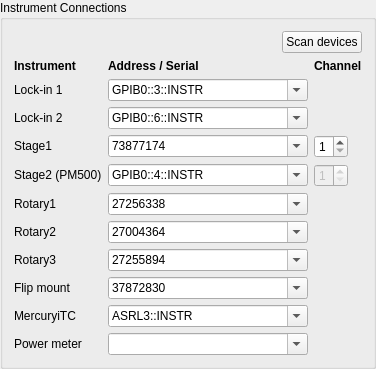
             <widget class="QGroupBox" name="connGroup">
              <property name="sizePolicy">
               <sizepolicy hsizetype="Preferred" vsizetype="Maximum">
                <horstretch>0</horstretch>
                <verstretch>0</verstretch>
               </sizepolicy>
              </property>
              <property name="title">
               <string>Instrument Connections</string>
              </property>
              <layout class="QGridLayout" name="connGrid" columnstretch="0,1,0">
               <item row="0" column="0" colspan="3" alignment="Qt::AlignmentFlag::AlignRight">
                <widget class="QPushButton" name="scanDevices">
                 <property name="sizePolicy">
                  <sizepolicy hsizetype="Fixed" vsizetype="Fixed">
                   <horstretch>0</horstretch>
                   <verstretch>0</verstretch>
                  </sizepolicy>
                 </property>
                 <property name="toolTip">
                  <string>&lt;html&gt;&lt;head/&gt;&lt;body&gt;&lt;p&gt;&lt;span style=" font-weight:700;"&gt;Scan devices&lt;/span&gt;&lt;/p&gt;&lt;p&gt;Lists the VISA resources (GPIB / serial / USB) and the Thorlabs Kinesis serial numbers currently visible to this PC, plus the Mercury iTC Ethernet address (TCPIP0::192.168.50.100::7020::SOCKET, or a SOCKET address already entered) when its port answers, and offers them in the drop-down lists. The values already entered are kept.&lt;/p&gt;&lt;/body&gt;&lt;/html&gt;</string>
                 </property>
                 <property name="text">
                  <string>Scan devices</string>
                 </property>
                </widget>
               </item>
               <item row="1" column="0">
                <widget class="QLabel" name="connHead_0">
                 <property name="sizePolicy">
                  <sizepolicy hsizetype="Preferred" vsizetype="Fixed">
                   <horstretch>0</horstretch>
                   <verstretch>0</verstretch>
                  </sizepolicy>
                 </property>
                 <property name="font">
                  <font>
                   <bold>true</bold>
                  </font>
                 </property>
                 <property name="text">
                  <string>Instrument</string>
                 </property>
                 <property name="mytype" stdset="0">
                  <string>label</string>
                 </property>
                </widget>
               </item>
               <item row="1" column="1">
                <widget class="QLabel" name="connHead_1">
                 <property name="sizePolicy">
                  <sizepolicy hsizetype="Preferred" vsizetype="Fixed">
                   <horstretch>0</horstretch>
                   <verstretch>0</verstretch>
                  </sizepolicy>
                 </property>
                 <property name="font">
                  <font>
                   <bold>true</bold>
                  </font>
                 </property>
                 <property name="text">
                  <string>Address / Serial</string>
                 </property>
                 <property name="mytype" stdset="0">
                  <string>label</string>
                 </property>
                </widget>
               </item>
               <item row="1" column="2">
                <widget class="QLabel" name="connHead_2">
                 <property name="sizePolicy">
                  <sizepolicy hsizetype="Preferred" vsizetype="Fixed">
                   <horstretch>0</horstretch>
                   <verstretch>0</verstretch>
                  </sizepolicy>
                 </property>
                 <property name="font">
                  <font>
                   <bold>true</bold>
                  </font>
                 </property>
                 <property name="text">
                  <string>Channel</string>
                 </property>
                 <property name="mytype" stdset="0">
                  <string>label</string>
                 </property>
                </widget>
               </item>
               <item row="2" column="0">
                <widget class="QLabel" name="connLabel_Lockin1">
                 <property name="sizePolicy">
                  <sizepolicy hsizetype="Preferred" vsizetype="Fixed">
                   <horstretch>0</horstretch>
                   <verstretch>0</verstretch>
                  </sizepolicy>
                 </property>
                 <property name="text">
                  <string>Lock-in 1</string>
                 </property>
                 <property name="mytype" stdset="0">
                  <string>label</string>
                 </property>
                </widget>
               </item>
               <item row="2" column="1">
                <widget class="QComboBox" name="Lockin1_res">
                 <property name="sizePolicy">
                  <sizepolicy hsizetype="Expanding" vsizetype="Fixed">
                   <horstretch>0</horstretch>
                   <verstretch>0</verstretch>
                  </sizepolicy>
                 </property>
                 <property name="minimumSize">
                  <size>
                   <width>200</width>
                   <height>0</height>
                  </size>
                 </property>
                 <property name="toolTip">
                  <string>VISA resource of Lock-in 1 (SR830), e.g. GPIB0::2::INSTR. Pick from the list after Scan devices, or type it in.</string>
                 </property>
                 <property name="editable">
                  <bool>true</bool>
                 </property>
                 <item><property name="text"><string>GPIB0::3::INSTR</string></property></item></widget>
               </item>
               <item row="3" column="0">
                <widget class="QLabel" name="connLabel_Lockin2">
                 <property name="sizePolicy">
                  <sizepolicy hsizetype="Preferred" vsizetype="Fixed">
                   <horstretch>0</horstretch>
                   <verstretch>0</verstretch>
                  </sizepolicy>
                 </property>
                 <property name="text">
                  <string>Lock-in 2</string>
                 </property>
                 <property name="mytype" stdset="0">
                  <string>label</string>
                 </property>
                </widget>
               </item>
               <item row="3" column="1">
                <widget class="QComboBox" name="Lockin2_res">
                 <property name="sizePolicy">
                  <sizepolicy hsizetype="Expanding" vsizetype="Fixed">
                   <horstretch>0</horstretch>
                   <verstretch>0</verstretch>
                  </sizepolicy>
                 </property>
                 <property name="minimumSize">
                  <size>
                   <width>200</width>
                   <height>0</height>
                  </size>
                 </property>
                 <property name="toolTip">
                  <string>VISA resource of Lock-in 2 (SR830), e.g. GPIB0::3::INSTR. Pick from the list after Scan devices, or type it in.</string>
                 </property>
                 <property name="editable">
                  <bool>true</bool>
                 </property>
                 <item><property name="text"><string>GPIB0::6::INSTR</string></property></item></widget>
               </item>
               <item row="4" column="0">
                <widget class="QLabel" name="connLabel_Stage1">
                 <property name="sizePolicy">
                  <sizepolicy hsizetype="Preferred" vsizetype="Fixed">
                   <horstretch>0</horstretch>
                   <verstretch>0</verstretch>
                  </sizepolicy>
                 </property>
                 <property name="text">
                  <string>Stage1</string>
                 </property>
                 <property name="mytype" stdset="0">
                  <string>label</string>
                 </property>
                </widget>
               </item>
               <item row="4" column="1">
                <widget class="QComboBox" name="Stage1_res">
                 <property name="sizePolicy">
                  <sizepolicy hsizetype="Expanding" vsizetype="Fixed">
                   <horstretch>0</horstretch>
                   <verstretch>0</verstretch>
                  </sizepolicy>
                 </property>
                 <property name="minimumSize">
                  <size>
                   <width>200</width>
                   <height>0</height>
                  </size>
                 </property>
                 <property name="toolTip">
                  <string>Kinesis serial number of the Stage1 controller. Pick from the list after Scan devices, or type it in.</string>
                 </property>
                 <property name="editable">
                  <bool>true</bool>
                 </property>
                 <item><property name="text"><string>73877174</string></property></item></widget>
               </item>
               <item row="4" column="2">
                <widget class="QSpinBox" name="Stage1_ch">
                 <property name="sizePolicy">
                  <sizepolicy hsizetype="Fixed" vsizetype="Fixed">
                   <horstretch>0</horstretch>
                   <verstretch>0</verstretch>
                  </sizepolicy>
                 </property>
                 <property name="toolTip">
                  <string>Controller channel of this axis.</string>
                 </property>
                 <property name="minimum">
                  <number>1</number>
                 </property>
                 <property name="maximum">
                  <number>4</number>
                 </property>
                 <property name="value">
                  <number>1</number>
                 </property>
                </widget>
               </item>
               <item row="5" column="0">
                <widget class="QLabel" name="connLabel_Stage2">
                 <property name="sizePolicy">
                  <sizepolicy hsizetype="Preferred" vsizetype="Fixed">
                   <horstretch>0</horstretch>
                   <verstretch>0</verstretch>
                  </sizepolicy>
                 </property>
                 <property name="text">
                  <string>Stage2 (PM500)</string>
                 </property>
                 <property name="mytype" stdset="0">
                  <string>label</string>
                 </property>
                </widget>
               </item>
               <item row="5" column="1">
                <widget class="QComboBox" name="Stage2_res">
                 <property name="sizePolicy">
                  <sizepolicy hsizetype="Expanding" vsizetype="Fixed">
                   <horstretch>0</horstretch>
                   <verstretch>0</verstretch>
                  </sizepolicy>
                 </property>
                 <property name="minimumSize">
                  <size>
                   <width>200</width>
                   <height>0</height>
                  </size>
                 </property>
                 <property name="toolTip">
                  <string>VISA resource of the Newport PM500 controller that drives Stage2, e.g. GPIB0::4::INSTR. Pick from the list after Scan devices, or type it in.</string>
                 </property>
                 <property name="editable">
                  <bool>true</bool>
                 </property>
                 <item><property name="text"><string>GPIB0::4::INSTR</string></property></item></widget>
               </item>
               <item row="5" column="2">
                <widget class="QSpinBox" name="Stage2_ch">
                 <property name="sizePolicy">
                  <sizepolicy hsizetype="Fixed" vsizetype="Fixed">
                   <horstretch>0</horstretch>
                   <verstretch>0</verstretch>
                  </sizepolicy>
                 </property>
                 <property name="toolTip">
                  <string>Not used: the PM500 is addressed by its VISA resource only.</string>
                 </property>
                 <property name="minimum">
                  <number>1</number>
                 </property>
                 <property name="maximum">
                  <number>4</number>
                 </property>
                 <property name="value">
                  <number>1</number>
                 </property>
                <property name="enabled"><bool>false</bool></property></widget>
               </item>
               <item row="6" column="0">
                <widget class="QLabel" name="connLabel_Rot1">
                 <property name="sizePolicy">
                  <sizepolicy hsizetype="Preferred" vsizetype="Fixed">
                   <horstretch>0</horstretch>
                   <verstretch>0</verstretch>
                  </sizepolicy>
                 </property>
                 <property name="text">
                  <string>Rotary1</string>
                 </property>
                 <property name="mytype" stdset="0">
                  <string>label</string>
                 </property>
                </widget>
               </item>
               <item row="6" column="1">
                <widget class="QComboBox" name="Rot1_res">
                 <property name="sizePolicy">
                  <sizepolicy hsizetype="Expanding" vsizetype="Fixed">
                   <horstretch>0</horstretch>
                   <verstretch>0</verstretch>
                  </sizepolicy>
                 </property>
                 <property name="minimumSize">
                  <size>
                   <width>200</width>
                   <height>0</height>
                  </size>
                 </property>
                 <property name="toolTip">
                  <string>Kinesis serial number of the Rotary1 controller. Pick from the list after Scan devices, or type it in.</string>
                 </property>
                 <property name="editable">
                  <bool>true</bool>
                 </property>
                 <item><property name="text"><string>27256338</string></property></item></widget>
               </item>
               <item row="7" column="0">
                <widget class="QLabel" name="connLabel_Rot2">
                 <property name="sizePolicy">
                  <sizepolicy hsizetype="Preferred" vsizetype="Fixed">
                   <horstretch>0</horstretch>
                   <verstretch>0</verstretch>
                  </sizepolicy>
                 </property>
                 <property name="text">
                  <string>Rotary2</string>
                 </property>
                 <property name="mytype" stdset="0">
                  <string>label</string>
                 </property>
                </widget>
               </item>
               <item row="7" column="1">
                <widget class="QComboBox" name="Rot2_res">
                 <property name="sizePolicy">
                  <sizepolicy hsizetype="Expanding" vsizetype="Fixed">
                   <horstretch>0</horstretch>
                   <verstretch>0</verstretch>
                  </sizepolicy>
                 </property>
                 <property name="minimumSize">
                  <size>
                   <width>200</width>
                   <height>0</height>
                  </size>
                 </property>
                 <property name="toolTip">
                  <string>Kinesis serial number of the Rotary2 controller. Pick from the list after Scan devices, or type it in.</string>
                 </property>
                 <property name="editable">
                  <bool>true</bool>
                 </property>
                 <item><property name="text"><string>27004364</string></property></item></widget>
               </item>
               <item row="8" column="0">
                <widget class="QLabel" name="connLabel_Rot3">
                 <property name="sizePolicy">
                  <sizepolicy hsizetype="Preferred" vsizetype="Fixed">
                   <horstretch>0</horstretch>
                   <verstretch>0</verstretch>
                  </sizepolicy>
                 </property>
                 <property name="text">
                  <string>Rotary3</string>
                 </property>
                 <property name="mytype" stdset="0">
                  <string>label</string>
                 </property>
                </widget>
               </item>
               <item row="8" column="1">
                <widget class="QComboBox" name="Rot3_res">
                 <property name="sizePolicy">
                  <sizepolicy hsizetype="Expanding" vsizetype="Fixed">
                   <horstretch>0</horstretch>
                   <verstretch>0</verstretch>
                  </sizepolicy>
                 </property>
                 <property name="minimumSize">
                  <size>
                   <width>200</width>
                   <height>0</height>
                  </size>
                 </property>
                 <property name="toolTip">
                  <string>Kinesis serial number of the Rotary3 controller. Pick from the list after Scan devices, or type it in.</string>
                 </property>
                 <property name="editable">
                  <bool>true</bool>
                 </property>
                 <item><property name="text"><string>27255894</string></property></item></widget>
               </item>
               <item row="9" column="0">
                <widget class="QLabel" name="connLabel_FM">
                 <property name="sizePolicy">
                  <sizepolicy hsizetype="Preferred" vsizetype="Fixed">
                   <horstretch>0</horstretch>
                   <verstretch>0</verstretch>
                  </sizepolicy>
                 </property>
                 <property name="text">
                  <string>Flip mount</string>
                 </property>
                 <property name="mytype" stdset="0">
                  <string>label</string>
                 </property>
                </widget>
               </item>
               <item row="9" column="1">
                <widget class="QComboBox" name="FM_res">
                 <property name="sizePolicy">
                  <sizepolicy hsizetype="Expanding" vsizetype="Fixed">
                   <horstretch>0</horstretch>
                   <verstretch>0</verstretch>
                  </sizepolicy>
                 </property>
                 <property name="minimumSize">
                  <size>
                   <width>200</width>
                   <height>0</height>
                  </size>
                 </property>
                 <property name="toolTip">
                  <string>Kinesis serial number of the flip mount (MFF). Pick from the list after Scan devices, or type it in.</string>
                 </property>
                 <property name="editable">
                  <bool>true</bool>
                 </property>
                 <item><property name="text"><string>37872830</string></property></item></widget>
               </item>
               <item row="10" column="0">
                <widget class="QLabel" name="connLabel_iTC">
                 <property name="sizePolicy">
                  <sizepolicy hsizetype="Preferred" vsizetype="Fixed">
                   <horstretch>0</horstretch>
                   <verstretch>0</verstretch>
                  </sizepolicy>
                 </property>
                 <property name="text">
                  <string>MercuryiTC</string>
                 </property>
                 <property name="mytype" stdset="0">
                  <string>label</string>
                 </property>
                </widget>
               </item>
               <item row="10" column="1">
                <widget class="QComboBox" name="iTC_res">
                 <property name="sizePolicy">
                  <sizepolicy hsizetype="Expanding" vsizetype="Fixed">
                   <horstretch>0</horstretch>
                   <verstretch>0</verstretch>
                  </sizepolicy>
                 </property>
                 <property name="minimumSize">
                  <size>
                   <width>200</width>
                   <height>0</height>
                  </size>
                 </property>
                 <property name="toolTip">
                  <string>VISA resource of the MercuryiTC temperature controller: USB/serial, e.g. ASRL3::INSTR (serial port COM3), or Ethernet, TCPIP0::192.168.50.100::7020::SOCKET. Pick from the list after Scan devices, or type it in.</string>
                 </property>
                 <property name="editable">
                  <bool>true</bool>
                 </property>
                 <item><property name="text"><string>ASRL3::INSTR</string></property></item></widget>
               </item>
               <item row="11" column="0">
                <widget class="QLabel" name="connLabel_PM">
                 <property name="sizePolicy">
                  <sizepolicy hsizetype="Preferred" vsizetype="Fixed">
                   <horstretch>0</horstretch>
                   <verstretch>0</verstretch>
                  </sizepolicy>
                 </property>
                 <property name="text">
                  <string>Power meter</string>
                 </property>
                 <property name="mytype" stdset="0">
                  <string>label</string>
                 </property>
                </widget>
               </item>
               <item row="11" column="1">
                <widget class="QComboBox" name="PM_res">
                 <property name="sizePolicy">
                  <sizepolicy hsizetype="Expanding" vsizetype="Fixed">
                   <horstretch>0</horstretch>
                   <verstretch>0</verstretch>
                  </sizepolicy>
                 </property>
                 <property name="minimumSize">
                  <size>
                   <width>200</width>
                   <height>0</height>
                  </size>
                 </property>
                 <property name="toolTip">
                  <string>VISA resource of the PM100D power meter (reserved - the power meter is not used by the program yet). Pick from the list after Scan devices, or type it in.</string>
                 </property>
                 <property name="editable">
                  <bool>true</bool>
                 </property>
                </widget>
               </item>
              </layout>
             </widget>
